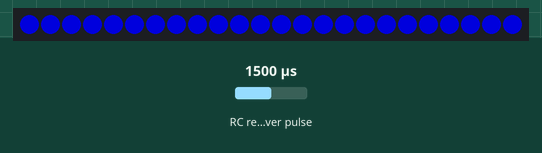
This sketch was run on a simulated ATtiny85, built with avr-gcc and run on an emulated ATtiny85. On the bench: 24 RGB LEDs in strip order, left to right. Wiring (inferred from the names in the program): RC receiver channel: data PB1. The inputs (shaded band) are chosen by the test bench; at power-on: RC receiver pulse 1500 µs. Dim RGB values are drawn brighter than linear.

Above: at 1.2 s.
1.3 s: RC receiver pulse (sensor on PB1) set to 1020 µs
At 2.5 s:
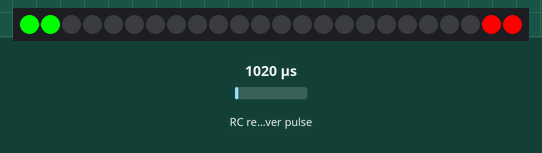
3.0 s: RC receiver pulse (sensor on PB1) set to 1250 µs
At 4.3 s:
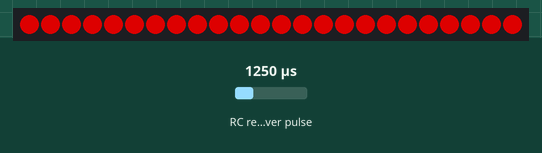
5.4 s: RC receiver pulse (sensor on PB1) set to 1750 µs
At 6.4 s:
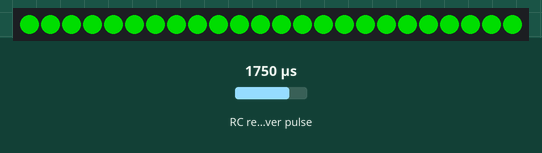
6.9 s: RC receiver pulse (sensor on PB1) set to 1090 µs
At 7.95 s:
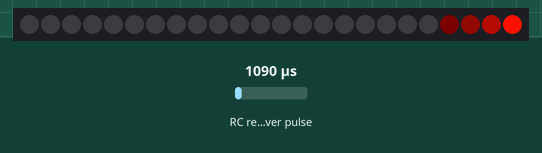
Timing chart, 0 to 9.9 s (numbered marks = the images above; inputs shaded):
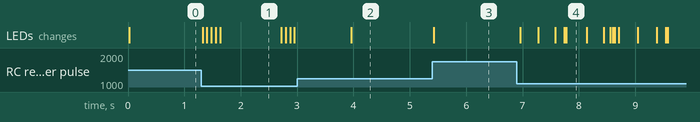

Measured:
- after the input at 1.3 s, the LEDs: change at once (image 1)
- after the input at 3.0 s, the LEDs: change after 0.96 s (image 2)
- after the input at 5.4 s, the LEDs: change at once (image 3)
- after the input at 6.9 s, the LEDs: first change after 0.06 s (image 4 shows a later state)
- what the display in image 1 shows lasts 1.1 s, from 1.6 s to 2.7 s

The sketch:

PWMControlWS2812.ino
```cpp
//  ___    ___             ___  __      __  __  __
// | _ \  / __|    ___    | _ \ \ \    / / |  \/  |
// |   / | (__    |___|   |  _/  \ \/\/ /  | |\/| |
// |_|_\  \___|___   ___  |_|_   _\_/\_/   |_|  |_|
// \ \    / / / __| |_  ) ( _ ) / | |_  )
//  \ \/\/ /  \__ \  / /  / _ \ | |  / /
//   \_/\_/   |___/ /___| \___/ |_| /___|
//
// RC (PWM) controlled NeoPixel strip.
//
// Configure a pot on your RC transmitter, connect PWM signal from receiver
// to Digital IO pin 1.
//
// Connect Neopixel strip or singular LEDs (WS2812 RGB LED) to Digital IO pin 4
//
// Define pixel_count to amount of LEDs on strip
//

#include <Adafruit_NeoPixel.h>

#define PIXEL_PIN    4    // Digital IO pin connected to the NeoPixels.
#define PIXEL_COUNT 24
Adafruit_NeoPixel strip = Adafruit_NeoPixel(PIXEL_COUNT, PIXEL_PIN, NEO_GRB + NEO_KHZ800);


#define CH1_PIN  1        // Digital IO pin connected to the PWM signal.
double RAWPWM_CH1;
double PWM_CH1;


void setup() {

  //Serial.begin(9600);   // Comment out to save Flash space
  pinMode(CH1_PIN, INPUT);

  strip.begin();
  strip.show(); // Initialize all pixels to 'off'

}

void loop() {

// Get PWM data & Contrain values //

  RAWPWM_CH1 = pulseIn(CH1_PIN, HIGH);
  PWM_CH1 = map(RAWPWM_CH1,898, 2178, 1000, 2000);

 /* -- For debugging PWM Values, Comment out for Digispark board
  Serial.print("PWM_CH1 - ");
  Serial.print(PWM_CH1);
  Serial.print(" - ");
  Serial.print("RAWPWM_CH1 - ");
  Serial.println(RAWPWM_CH1);
*/

/*---PWM Ranges ---*/

if (PWM_CH1 <=1100)
  {
    Nav();
  }

if (PWM_CH1 >=1101 && PWM_CH1 <=1200)
  {
    knightRider(1, 32, 4, 0xFF1000);
  }

if (PWM_CH1 >=1201 && PWM_CH1 <=1300)
  {
    ALLRed();
  }

if (PWM_CH1 >=1301 && PWM_CH1 <=1400)
  {
    ALLGreen();
  }

if (PWM_CH1 >=1401 && PWM_CH1 <=1500)
  {
    ALLBlue();
  }

if (PWM_CH1 >=1501 && PWM_CH1 <=1600)
  {
    ALLRed();
  }

if (PWM_CH1 >=1601 && PWM_CH1 <=1700)
  {
    ALLGreen();
  }
if (PWM_CH1 >=1701 && PWM_CH1 <=1800)
  {
    ALLBlue();
  }

if (PWM_CH1 >=1801 && PWM_CH1 <=1900)
  {
    ALLRed();
  }

if (PWM_CH1 >=1901)
  {
    ALLGreen();
  }

  }

/////-----VOIDS-----/////

void ALLRed() {
  for(int i=0;i<PIXEL_COUNT;i++)
  {
strip.setPixelColor(i, strip.Color(150,0,0));
  }
strip.show();
  }


void ALLGreen() {
  for(int i=0;i<PIXEL_COUNT;i++)
  {
strip.setPixelColor(i, strip.Color(0,150,0));
  }
strip.show();
  }


void ALLBlue() {
  for(int i=0;i<PIXEL_COUNT;i++)
  {
strip.setPixelColor(i, strip.Color(0,0,150));
  }
strip.show();
  }


void Nav() {
  {
    for(int i=0;i<PIXEL_COUNT;i++)
  {
strip.setPixelColor(i, strip.Color(0,0,0));
  }
  strip.show();
  }

  NavRedGreen();
  delay(75);
  NavWhite();
  delay(75);
  NavRedGreen();
  delay(75);
  NavWhite();
  delay(75);
  NavRedGreen();

//HOLD NAV Lights for 1 second
  delay(1000);
}
void NavWhite() {
  strip.setPixelColor(0, 255, 255, 255);
  strip.setPixelColor(1, 255, 255, 255);
  strip.setPixelColor(PIXEL_COUNT-2, 255, 255, 255);
  strip.setPixelColor(PIXEL_COUNT-1, 255, 255, 255);
  strip.show();
  }

void NavRedGreen() {
  strip.setPixelColor(0, 0, 255, 0);
  strip.setPixelColor(1, 0, 255, 0);
  strip.setPixelColor(PIXEL_COUNT-2, 255, 0, 0);
  strip.setPixelColor(PIXEL_COUNT-1, 255, 0, 0);
  strip.show();
  }

void knightRider(uint16_t cycles, uint16_t speed, uint8_t width, uint32_t color) {
  uint32_t old_val[PIXEL_COUNT]; // up to 256 lights!
  // Larson time baby!
 clearStrip();
  for(int i = 0; i < cycles; i++){
    for (int count = 1; count<PIXEL_COUNT; count++) {
      strip.setPixelColor(count, color);
      old_val[count] = color;
      for(int x = count; x>0; x--) {
        old_val[x-1] = dimColor(old_val[x-1], width);
        strip.setPixelColor(x-1, old_val[x-1]);
      }
      strip.show();
      delay(speed);
    }
    for (int count = PIXEL_COUNT-1; count>=0; count--) {
      strip.setPixelColor(count, color);
      old_val[count] = color;
      for(int x = count; x<=PIXEL_COUNT ;x++) {
        old_val[x-1] = dimColor(old_val[x-1], width);
        strip.setPixelColor(x+1, old_val[x+1]);
      }
      strip.show();
      delay(speed);
  }
  }
  }

void clearStrip() {
  for( int i = 0; i<PIXEL_COUNT; i++){
    strip.setPixelColor(i, 0x000000); strip.show();
  }
  }

uint32_t dimColor(uint32_t color, uint8_t width) {
   return (((color&0xFF0000)/width)&0xFF0000) + (((color&0x00FF00)/width)&0x00FF00) + (((color&0x0000FF)/width)&0x0000FF);
  }
```
